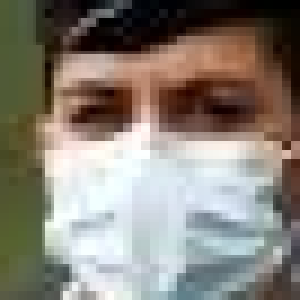
#> input picture Codes/Image0067.png, 100 x 100 px (shown 3 times larger)
$ python basic.py
#> lines starting #> are read from the running program, lines starting #| are printed output that depends on the picture; after the words box and inside, x2 and y2 are one past the last pixel; in counts of white or black regions, pixels touching at a corner belong together
import cv2 as cv
img=cv.imread('Image0067.png')
#> img is the input picture: shape (100, 100, 3); mean B, G, R 119.6, 128.9, 135.6
cv.imshow('pic2',img)

#converting to greyscale
gray=cv.cvtColor(img,cv.COLOR_BGR2GRAY)
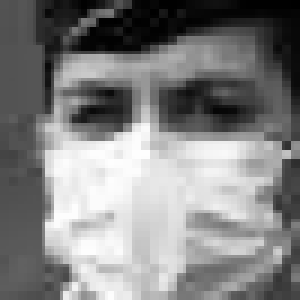
#> gray: shape (100, 100) (shown 3 times larger); min 0, max 254, mean 129.9
cv.imshow('greypic',gray)

#Blur
blur=cv.GaussianBlur(img,(7,7),cv.BORDER_DEFAULT)
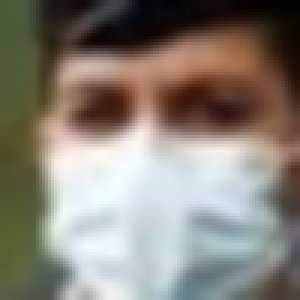
#> blur: shape (100, 100, 3) (shown 3 times larger); mean B, G, R 119.6, 129, 135.7
#kernel size must be an odd value
cv.imshow('blurpic',blur)

#canny cascade (edge detection)
canny=cv.Canny(img,125,175)
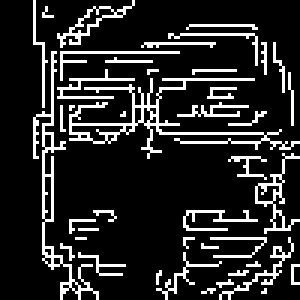
#> canny: shape (100, 100) (shown 3 times larger); 15.3% white in thin lines or dots, all inside (x1, y1, x2, y2) = (11, 0, 100, 100)
cv.imshow('Canny edges',canny)

#dialation
dialated=cv.dilate(canny,(3,3),iterations=3)
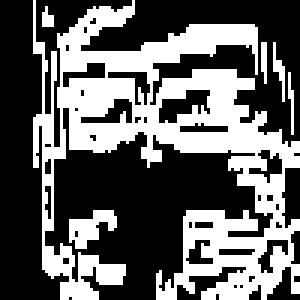
#> dialated: shape (100, 100) (shown 3 times larger); 38.8% white; 6 white regions, box (x1, y1, x2, y2) and area: (11, 0, 100, 100) 3663, (23, 70, 39, 83) 116, (91, 14, 95, 34) 33, (87, 14, 89, 28) 24, (96, 24, 98, 45) 24, (14, 2, 18, 9) 20
cv.imshow('Dialation',dialated)

#erosion
eroded=cv.erode(dialated,(3,3),iterations=3)
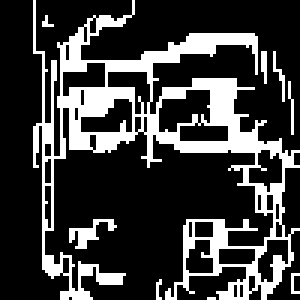
#> eroded: shape (100, 100) (shown 3 times larger); 23.9% white; 9 white regions (6 under 20 px), largest, box (x1, y1, x2, y2) and area: (11, 0, 100, 100) 2242, (23, 73, 39, 83) 62, (91, 17, 95, 34) 21
cv.imshow('Eroded',eroded)


cv.waitKey(0)
